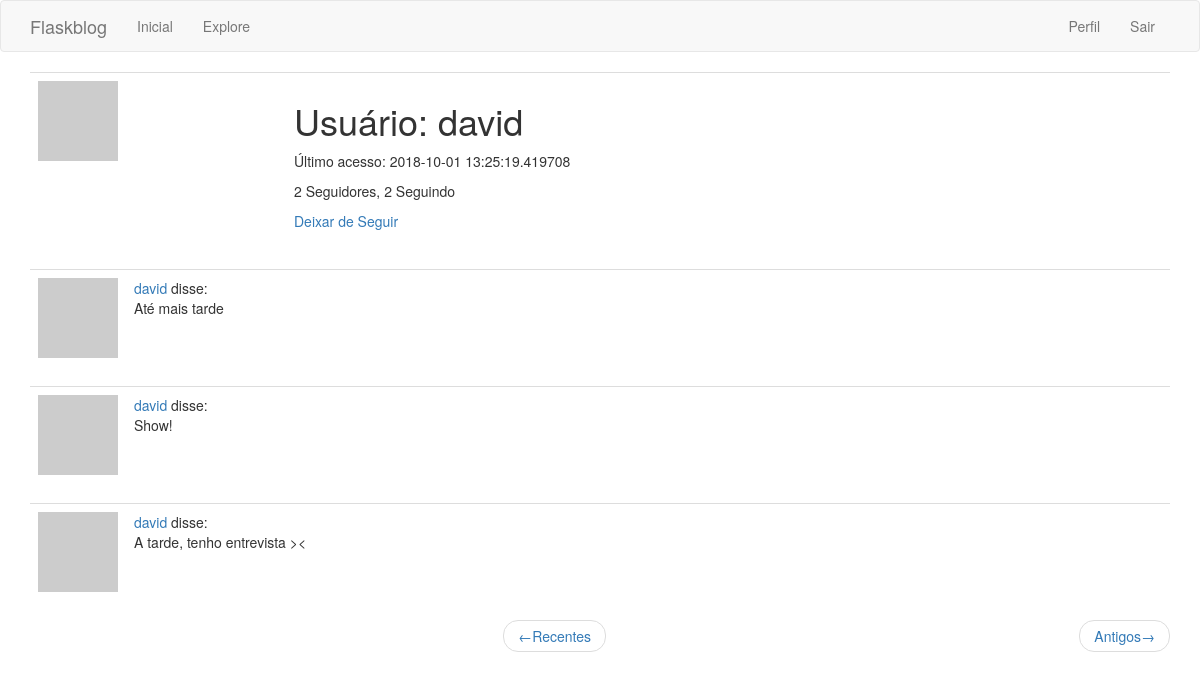
The app's page /user/david (signed in) with its own data.
### app/models.py (models this page shows, shortened)
class User(UserMixin, db.Model):
    id = db.Column(db.Integer, primary_key=True)
    username = db.Column(db.String(64), index=True, unique=True)
    email = db.Column(db.String(120), index=True, unique=True)
    password_hash = db.Column(db.String(128))
    posts = db.relationship('Post', backref='author', lazy='dynamic')
    about_me = db.Column(db.String(140))
    last_seen = db.Column(db.DateTime, default=datetime.utcnow)
    followed = db.relationship(
        'User', secondary=followers,
        primaryjoin=(followers.c.follower_id == id),
        secondaryjoin=(followers.c.followed_id == id),
        backref=db.backref('followers', lazy='dynamic'), lazy='dynamic')
    def avatar(self, size):
        digest = md5(self.email.lower().encode('utf-8')).hexdigest()
        return 'https://www.gravatar.com/avatar/{}?d=identicon&s={}'.format(
            digest, size)
    def is_following(self, user):
        return self.followed.filter(
            followers.c.followed_id == user.id).count() > 0

class Post(db.Model):
    id = db.Column(db.Integer, primary_key=True)
    body = db.Column(db.String(140))
    timestamp = db.Column(db.DateTime, index=True, default=datetime.utcnow)
    user_id = db.Column(db.Integer, db.ForeignKey('user.id'))

### app/routes.py (the view)
@app.route('/user/<username>')
@login_required
def user(username):
    user = User.query.filter_by(username=username).first_or_404()
    page = request.args.get('page', 1, type=int)
    posts = user.posts.order_by(Post.timestamp.desc()).paginate(
        page, app.config['POSTS_PER_PAGE'], False)
    next_url = url_for('user', username=user.username, page=posts.next_num) \
        if posts.has_next else None
    prev_url = url_for('user', username=user.username, page=posts.prev_num) \
        if posts.has_prev else None
    return render_template('user.html', user=user, posts=posts.items,
                            prev_url=prev_url, next_url=next_url)

### app/models.py (called while the page is built)
@login.user_loader
def load_user(id):
    return User.query.get(int(id))

### app/routes.py (called while the page is built)
@app.before_request
def before_request():
    if current_user.is_authenticated:
        current_user.last_seen = datetime.utcnow()
        db.session.commit()

### app/templates/user.html (shortened to what this page needs)
{% extends "base.html" %}
{% block app_content %}
<table class="table table-hover">
	<tr>
		<td width="256px"><img src="{{ user.avatar(256) }}"></td>
		<td>
			<h1>Usuário: {{ user.username }}</h1>
			{% if user.last_seen %}
				<p>Último acesso: {{ user.last_seen }}</p>
			{% endif %}
			<p>
				{{ user.followers.count() }} Seguidores,
				{{ user.followed.count() }} Seguindo
			</p>
			{% if user == current_user %}
				<p><a href="{{ url_for('edit_profile') }}">Editar perfil</a></p>
			{% elif not current_user.is_following(user) %}
				<p><a href="{{ url_for('follow', username=user.username) }}">Seguir</a></p>
			{% else %}
				<p><a href="{{ url_for('unfollow', username=user.username) }}">Deixar de Seguir</a></p>
			{% endif %}
		</td>
	</tr>
</table>
{% for post in posts %}
	{% include "_post.html" %}
{% endfor %}
<nav aria-label="...">
	<ul class="pager">
		<li class="previous{% if not prev_url %}disabled{% endif %}">
			<a href="{{ prev_url or '#' }}">
				<span aria-hidden="true">&larr;</span>Recentes
			</a>
		</li>
		<li class="next{% if not next_url %}disabled{% endif %}">
			<a href="{{ next_url or '#' }}">
				Antigos<span aria-hidden="true">&rarr;</span>
			</a>
		</li>
	</ul>
</nav>
{% endblock %}

### app/templates/_post.html
<table class="table table-hover">
	<tr>
		<td width="70px">
			<a href="{{ url_for('user', username=post.author.username) }}">
				<img src="{{ post.author.avatar(70) }}" />
			</a>
		</td>
		<td>
			<a href="{{ url_for('user', username=post.author.username) }}">
				{{ post.author.username }}
 			</a>
			disse:<br>{{ post.body }}
		</td>
	</tr>
</table>

### records on screen
User: username "david", last_seen "2018-10-01 13:25:19.419708"
Post: author.username "david", body "Até mais tarde"
Post: author.username "david", body "Show!"
Post: author.username "david", body "A tarde, tenho entrevista ><"

### other values on screen
{{ user.followers.count() }} "2"
{{ user.followed.count() }} "2"
